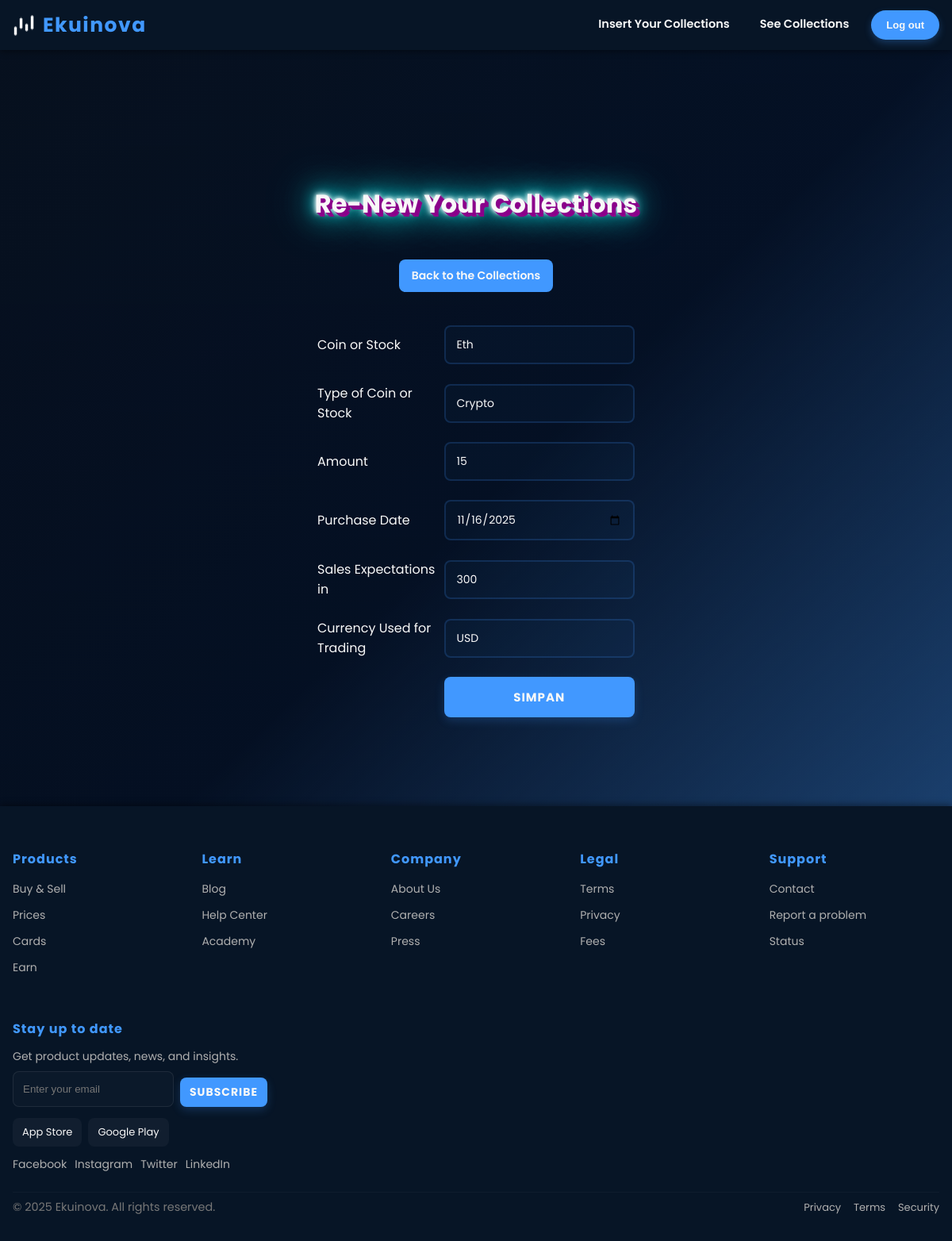
Page /Register/update.php?id=Eth on the committed database.
### tables this page shows
CREATE TABLE `input` (
  `id` int NOT NULL,
  `coin` varchar(100) NOT NULL,
  `type` varchar(100) NOT NULL,
  `amount` int NOT NULL,
  `buyat` varchar(255) NOT NULL,
  `sellat` varchar(100) NOT NULL,
  `currency` varchar(100) NOT NULL
);

### Register/update.php (the view, shortened to what this page needs)
<!DOCTYPE html>
<html lang="en">
<head>
    <link rel="stylesheet" href="update.css">
</head>
<body>
    <header>
        <nav class="navbar" role="navigation" aria-label="main navigation">
        <div class="logo" aria-label="Ekuinova Logo"><img src="001-technical.png" alt="Ekuinova logo" class="logo-img"> Ekuinova</div>
        <div class="nav-links" aria-label="Primary navigation">
        <a href="input.php" tabindex="0"> Insert Your Collections </a>
        <a href="output.php" tabindex="0"> See Collections </a>
        <button class="login" type="button" onclick="window.location.href = 'land.php'"> Log out </button>
        </div>
        </nav>
    </header>
    <div class="container">
        <h1> Re-New Your Collections </h1>
        <br>
        <a class="btn" href="output.php"> Back to the Collections</a>
    </div>
    <?php
    include 'koneksi.php';
    $id = $_GET['id'];
    $data = mysqli_query($koneksi,"select * from input where coin='$id'");
    while($d = mysqli_fetch_array($data)){
        ?>
        <div class="container">
            <form method="post" action="ubah.php">
                <table>
                    <tr>
                        <td>Coin or Stock</td>
                        <td>
                            <input type="text" name="coin" value="<?php echo $d['coin']; ?>">
                        </td>
                    </tr>
                    <tr>
                        <td>Type of Coin or Stock</td>
                        <td><input type="text" name="type" value="<?php echo $d['type']; ?>"></td>
                    </tr>
                    <tr>
                        <td>Amount</td>
                        <td><input type="number" name="amount" value="<?php echo $d['amount']; ?>"></td>
                    </tr>
                    <tr>
                        <td>Purchase Date</td>
                        <td><input type="date" name="buyat" value="<?php echo $d['buyat']; ?>"></td>
                    </tr>
                    <tr>
                        <td>Sales Expectations in</td>
                        <td><input type="number" name="sellat" value="<?php echo $d['sellat']; ?>"></td>
                    </tr>
                    <tr>
                        <td>Currency Used for Trading</td>
                        <td><input type="text" name="currency" value="<?php echo $d['currency']; ?>"></td>
                    </tr>
                    <tr>
                        <td></td>
                        <td><input class="btn-submit" type="submit" value="SIMPAN"></td>
                    </tr>
                </table>
            </form>
            <?php
        }
        ?>
    </div>
  <footer aria-labelledby="site-footer">
    <div class="footer-top">
      <div class="footer-container" role="contentinfo">
        <section class="footer-section" aria-labelledby="footer-products">
          <h4 id="footer-products">Products</h4>
          <ul>
            <li><a href="#">Buy & Sell</a></li>
            <li><a href="#">Prices</a></li>
            <li><a href="#">Cards</a></li>
            <li><a href="#">Earn</a></li>
          </ul>
        </section>
        <section class="footer-section" aria-labelledby="footer-learn">
          <h4 id="footer-learn">Learn</h4>
          <ul>
            <li><a href="#">Blog</a></li>
            <li><a href="#">Help Center</a></li>
            <li><a href="#">Academy</a></li>
          </ul>
        </section>
        <section class="footer-section" aria-labelledby="footer-company">
          <h4 id="footer-company">Company</h4>
          <ul>
            <li><a href="#">About Us</a></li>
            <li><a href="#">Careers</a></li>
            <li><a href="#">Press</a></li>
          </ul>
        </section>
        <section class="footer-section" aria-labelledby="footer-legal">
          <h4 id="footer-legal">Legal</h4>
          <ul>
            <li><a href="#">Terms</a></li>
            <li><a href="#">Privacy</a></li>
            <li><a href="#">Fees</a></li>
          </ul>
        </section>
        <section class="footer-section" aria-labelledby="footer-support">
          <h4 id="footer-support">Support</h4>
          <ul>
            <li><a href="#">Contact</a></li>
            <li><a href="#">Report a problem</a></li>
            <li><a href="#">Status</a></li>
          </ul>
        </section>
        <section class="footer-section newsletter" aria-labelledby="footer-newsletter">
          <h4 id="footer-newsletter">Stay up to date</h4>
          <p class="muted">Get product updates, news, and insights.</p>
          <form class="newsletter-form" action="#" method="post" onsubmit="return false;">
            <input id="footer-email" type="email" placeholder="Enter your email" aria-label="Email address">
            <button class="cta small" type="submit">Subscribe</button>
          </form>
          <div class="app-badges">
            <a class="app" href="#" aria-label="Download on the App Store">App Store</a>
            <a class="app" href="#" aria-label="Get it on Google Play">Google Play</a>
          </div>
          <div class="social-links">
            <a href="#" aria-label="Facebook">Facebook</a>
            <a href="#" aria-label="Instagram">Instagram</a>
            <a href="#" aria-label="Twitter">Twitter</a>
            <a href="#" aria-label="LinkedIn">LinkedIn</a>
          </div>
        </section>
      </div>
    </div>
    <div class="footer-bottom">
      <div class="footer-container">
        <div>&copy; 2025 Ekuinova. All rights reserved.</div>
        <div class="footer-legal-links">
          <a href="#">Privacy</a>
          <a href="#">Terms</a>
          <a href="#">Security</a>
        </div>
      </div>
    </div>
  </footer>
</body>
</html>

### rows in the picture
input: coin "Eth", type "Crypto", amount "15", buyat "11/16/2025", sellat "300", currency "USD"
